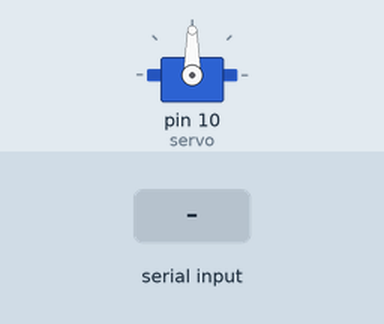
Simulated run of this sketch. Board: Arduino Uno, built with avr-gcc and run on an emulated ATmega328P. Shown: servo. The inputs (shaded band) are chosen by the test bench.

Above: at 1.2 s.
1.3 s: byte 30 received over Serial
At 2.5 s:
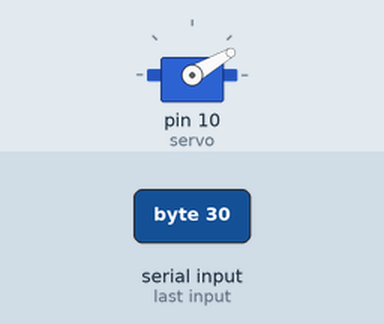
2.8 s: byte 120 received over Serial
At 3.8 s:
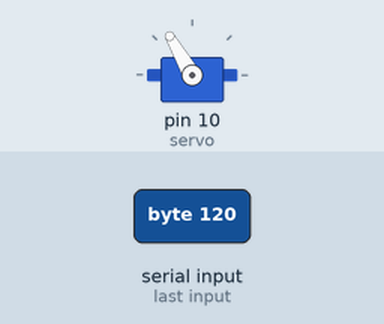
Timing chart, 0 to 5.8 s (numbered marks = the images above; inputs shaded):
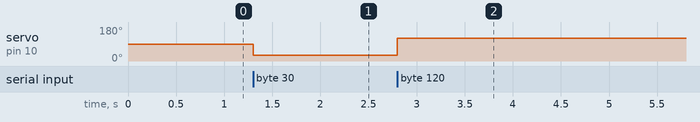

The sketch:

initial_testing_arduino.ino
```cpp
#include <Servo.h>

// Servos to be used
Servo servo;

void setup()
{
  // This is using pin 10 (change accordingly)
  servo.attach(10);

  // initialize the serial port
  Serial.begin(9600);

  // Put it in a default position, if needed
  servo.write(90);
}

int angle;

void loop()
{
  // wait for the servo angle
  while(Serial.available() == 0);
  angle = Serial.read();

  servo.write(angle);
}
```

Measured:
- after the input at 1.3 s, servo on pin 10 (servo): 90° → 30° at once
- after the input at 2.8 s, servo on pin 10 (servo): 30° → 120° at once
